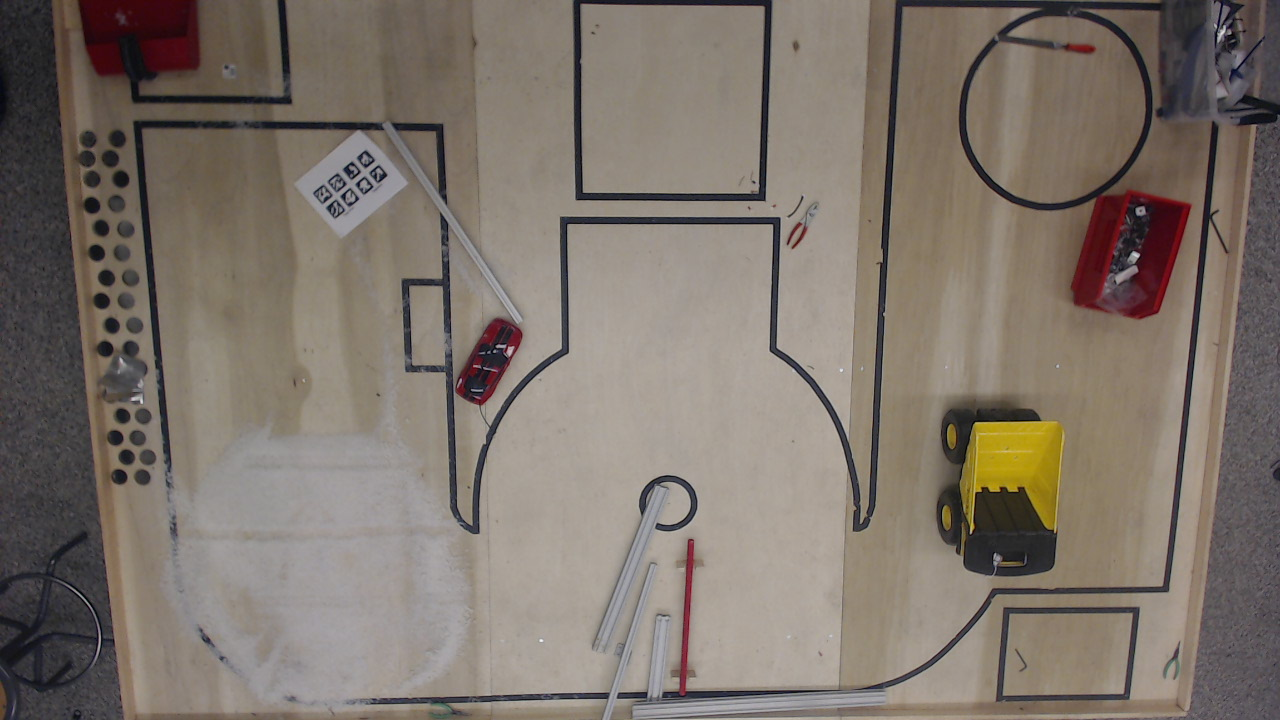
#> input picture testimage.png, 1280 x 720 px
$ python lens_correction_test.py
#> lines starting #> are read from the running program, lines starting #| are printed output that depends on the picture
import cv2
import numpy as np
import matplotlib.pyplot as plt

filename = 'testimage.png'
img = cv2.imread(filename)
#> img is the input picture: shape (720, 1280, 3); mean B, G, R 107.2, 116.1, 126

cv2.namedWindow('test', flags=cv2.WINDOW_NORMAL)
cv2.imshow('test',img)
cv2.waitKey(0)

# objpoints represents the actual location of points in the world
# in whatever units we define.
# I could define it in meters, but I'll define it in pixels
# so that I end up transforming the picture from a 1280px by 720px
# to another 1280px by 720px image.
#objp = np.zeros((4*3,3), np.float32)
#objp[:,:2] = np.mgrid[0:1280+1:240,0:720+1:240].T.reshape(-1,2)
objp = np.zeros((8,3), np.float32)

# I selected these locations because they're easy to see
# visually
# but I would choose different locations
# (such as ones with fiducial markers perhaps)
# to make this process automated.
# (and the fiducials should be at the same height as those on the robot
# or else of variying heights, just FYI, and you should include that
# height information in objpoints instead of just leaving it as 0)
cornerLocations = np.array([[0,0],
							[1280,0],
							[0,720],
							[1280,720]])
wallMidpoints = np.array([[640,0],
						  [0,360],
						  [1280,360],
						  [640,720]])
# todo: do this in 3D instead of just 2D
objp[:,:2] = np.concatenate((cornerLocations, wallMidpoints))
objpoints = [objp]

# imgpoints is the location of those same points, but in pixel coordinates in the calibration image
# (can be fractions of a pixel though)

#plt.imshow(img)
#plt.show()

imgpoints = [np.array([[[69.2,0.0]], # top left
					   [[1256.0,3.6]], # top right
					   [[137.8,713.7]], # bottom left
					   [[1178.8,706.8]], # bottom right
					   [[678.0,1.0]], # top middle
					   [[101.8,375.8]], # middle left
			 		   [[1218.3,370.6]], # middle right
					   [[671.2,710.2]]], np.float32)] # bottom middle

# todo: maybe lens correction

ret, mtx, dist, rvecs, tvecs = cv2.calibrateCamera(objpoints, imgpoints, img.shape[:2][::-1],None,None)
#> ret = 2.32; dist = [[0.626, -1.12, 0.0125, -0.021, 0.57]]; rvecs = ([0.167, 0.0396, -0.00633],); tvecs = ([-553.4, -255.1, 801.6],)

h,  w = img.shape[:2]
#> h = 720; w = 1280
alpha = 1
newcameramtx, roi=cv2.getOptimalNewCameraMatrix(mtx,dist,(w,h),alpha,(w,h))
#> roi = (10, 28, 1230, 662)

# undistort the lens distortion
img_lenscorrected = cv2.undistort(img, mtx, dist, None, newcameramtx)
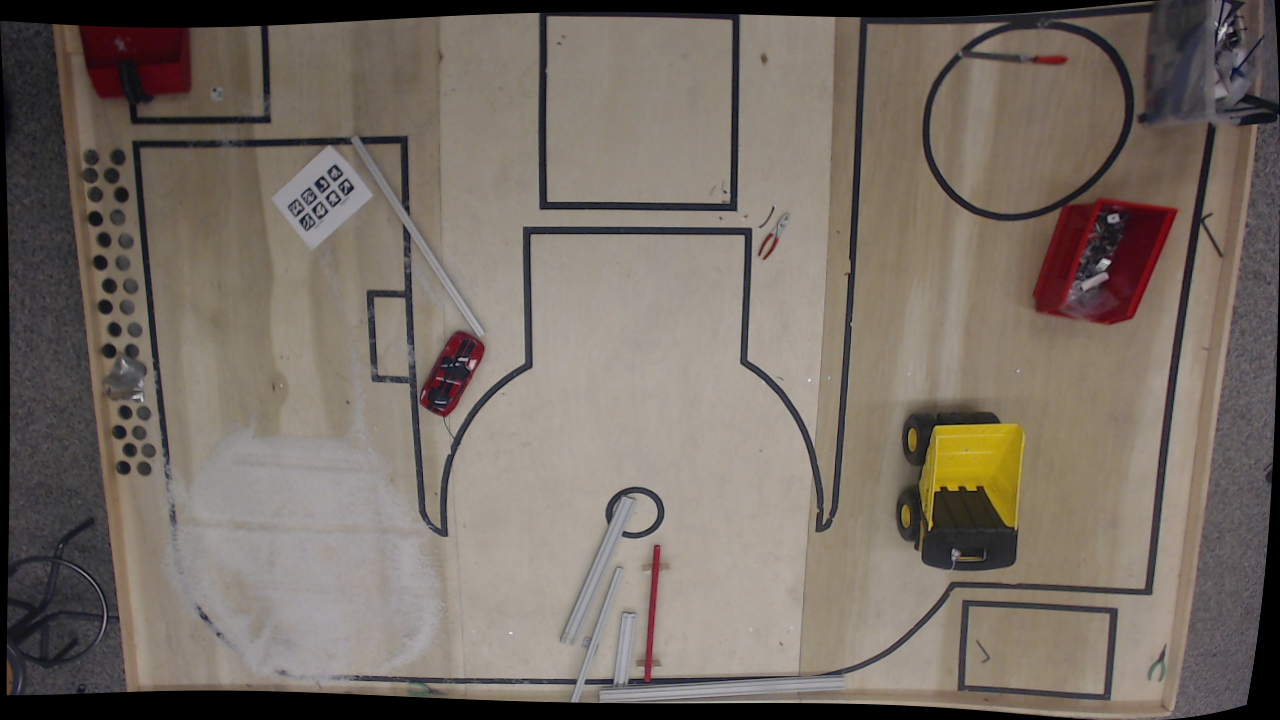
#> img_lenscorrected: shape (720, 1280, 3); mean B, G, R 100.5, 109, 118.6

# crop the image
#x,y,w,h = roi
#img_lenscorrected = img_lenscorrected[y:y+h, x:x+w]
cv2.imshow('result',img_lenscorrected)
cv2.waitKey(0)
